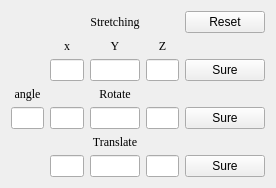
<?xml version="1.0" encoding="UTF-8"?>
<ui version="4.0">
 <class>ParamWidget</class>
 <widget class="QWidget" name="ParamWidget">
  <property name="geometry">
   <rect>
    <x>0</x>
    <y>0</y>
    <width>276</width>
    <height>183</height>
   </rect>
  </property>
  <property name="windowTitle">
   <string>Form</string>
  </property>
  <layout class="QGridLayout" name="gridLayout_2">
   <item row="0" column="0">
    <layout class="QGridLayout" name="gridLayout">
     <item row="0" column="2">
      <widget class="QLabel" name="QLabel_Stretching">
       <property name="font">
        <font>
         <family>Times New Roman</family>
        </font>
       </property>
       <property name="text">
        <string>Stretching</string>
       </property>
       <property name="alignment">
        <set>Qt::AlignCenter</set>
       </property>
      </widget>
     </item>
     <item row="1" column="3">
      <widget class="QLabel" name="label_2">
       <property name="font">
        <font>
         <family>Times New Roman</family>
         <pointsize>9</pointsize>
        </font>
       </property>
       <property name="text">
        <string>Z</string>
       </property>
       <property name="alignment">
        <set>Qt::AlignCenter</set>
       </property>
      </widget>
     </item>
     <item row="1" column="2">
      <widget class="QLabel" name="label">
       <property name="font">
        <font>
         <family>Times New Roman</family>
         <pointsize>9</pointsize>
        </font>
       </property>
       <property name="text">
        <string>Y</string>
       </property>
       <property name="alignment">
        <set>Qt::AlignCenter</set>
       </property>
      </widget>
     </item>
     <item row="1" column="1">
      <widget class="QLabel" name="QLabels_x">
       <property name="font">
        <font>
         <family>Times New Roman</family>
         <pointsize>9</pointsize>
        </font>
       </property>
       <property name="text">
        <string>x</string>
       </property>
       <property name="alignment">
        <set>Qt::AlignCenter</set>
       </property>
      </widget>
     </item>
     <item row="4" column="0">
      <widget class="QLineEdit" name="lineEdit_angle"/>
     </item>
     <item row="3" column="2">
      <widget class="QLabel" name="QLabel_Rotate">
       <property name="font">
        <font>
         <family>Times New Roman</family>
        </font>
       </property>
       <property name="text">
        <string>Rotate</string>
       </property>
       <property name="alignment">
        <set>Qt::AlignCenter</set>
       </property>
      </widget>
     </item>
     <item row="2" column="2">
      <widget class="QLineEdit" name="lineEdit_sy"/>
     </item>
     <item row="3" column="0">
      <widget class="QLabel" name="label_3">
       <property name="font">
        <font>
         <family>Times New Roman</family>
         <pointsize>9</pointsize>
        </font>
       </property>
       <property name="text">
        <string>angle</string>
       </property>
       <property name="alignment">
        <set>Qt::AlignCenter</set>
       </property>
      </widget>
     </item>
     <item row="2" column="4">
      <widget class="QPushButton" name="pushButton_Stretchin">
       <property name="text">
        <string>Sure</string>
       </property>
      </widget>
     </item>
     <item row="4" column="1">
      <widget class="QLineEdit" name="lineEdit_rx"/>
     </item>
     <item row="4" column="4">
      <widget class="QPushButton" name="pushButton_Rotate">
       <property name="text">
        <string>Sure</string>
       </property>
      </widget>
     </item>
     <item row="5" column="2">
      <widget class="QLabel" name="label_Translate">
       <property name="font">
        <font>
         <family>Times New Roman</family>
        </font>
       </property>
       <property name="text">
        <string>Translate</string>
       </property>
       <property name="alignment">
        <set>Qt::AlignCenter</set>
       </property>
      </widget>
     </item>
     <item row="4" column="2">
      <widget class="QLineEdit" name="lineEdit_ry"/>
     </item>
     <item row="2" column="3">
      <widget class="QLineEdit" name="lineEdit_sz"/>
     </item>
     <item row="4" column="3">
      <widget class="QLineEdit" name="lineEdit_rz"/>
     </item>
     <item row="6" column="1">
      <widget class="QLineEdit" name="lineEdit_tx"/>
     </item>
     <item row="6" column="4">
      <widget class="QPushButton" name="QPushButton_Translate">
       <property name="text">
        <string>Sure</string>
       </property>
      </widget>
     </item>
     <item row="6" column="2">
      <widget class="QLineEdit" name="lineEdit_ty"/>
     </item>
     <item row="6" column="3">
      <widget class="QLineEdit" name="lineEdit_tz"/>
     </item>
     <item row="2" column="1">
      <widget class="QLineEdit" name="lineEdit_sx">
       <property name="maximumSize">
        <size>
         <width>16777215</width>
         <height>16777215</height>
        </size>
       </property>
       <property name="layoutDirection">
        <enum>Qt::LeftToRight</enum>
       </property>
       <property name="alignment">
        <set>Qt::AlignLeading|Qt::AlignLeft|Qt::AlignVCenter</set>
       </property>
      </widget>
     </item>
     <item row="0" column="4">
      <widget class="QPushButton" name="pushButton_reset">
       <property name="text">
        <string>Reset</string>
       </property>
      </widget>
     </item>
    </layout>
   </item>
  </layout>
 </widget>
 <resources/>
 <connections/>
</ui>
